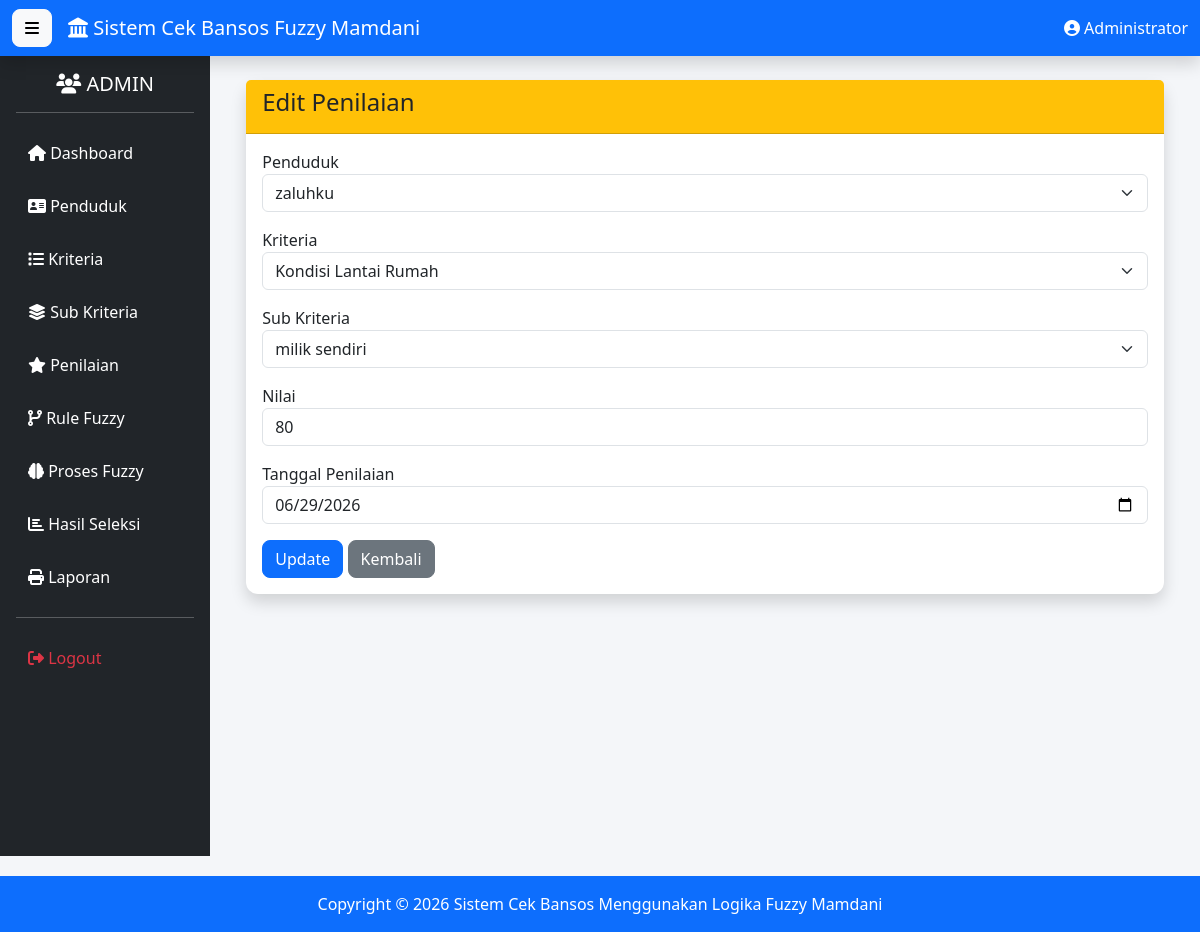
Screenshot of /penilaian/edit.php?id=2 (signed in) with the database file from the repository.
### tables this page shows
CREATE TABLE `penilaian` (
  `id_penilaian` int(11) NOT NULL,
  `id_penduduk` int(11) DEFAULT NULL,
  `id_kriteria` int(11) DEFAULT NULL,
  `id_sub` int(11) DEFAULT NULL,
  `nilai` int(11) DEFAULT NULL,
  `tanggal_penilaian` date DEFAULT NULL
);

CREATE TABLE `penduduk` (
  `id_penduduk` int(11) NOT NULL,
  `nik` varchar(20) DEFAULT NULL,
  `nama` varchar(100) DEFAULT NULL,
  `jenis_kelamin` enum('Laki-laki','Perempuan') DEFAULT NULL,
  `tempat_lahir` varchar(50) DEFAULT NULL,
  `tanggal_lahir` date DEFAULT NULL,
  `alamat` text DEFAULT NULL,
  `desa` varchar(100) DEFAULT NULL,
  `kecamatan` varchar(100) DEFAULT NULL,
  `pekerjaan` varchar(100) DEFAULT NULL,
  `no_hp` varchar(15) DEFAULT NULL,
  `created_at` timestamp NOT NULL DEFAULT current_timestamp()
);

CREATE TABLE `kriteria` (
  `id_kriteria` int(11) NOT NULL,
  `nama_kriteria` varchar(100) DEFAULT NULL,
  `kode_kriteria` varchar(10) DEFAULT NULL,
  `bobot` decimal(5,2) DEFAULT NULL,
  `tipe` varchar(20) DEFAULT NULL,
  `keterangan` text DEFAULT NULL
);

CREATE TABLE `sub_kriteria` (
  `id_sub` int(11) NOT NULL,
  `id_kriteria` int(11) DEFAULT NULL,
  `nama_sub` varchar(100) DEFAULT NULL,
  `nilai` int(11) DEFAULT NULL,
  `kategori_fuzzy` varchar(50) DEFAULT NULL
);

### penilaian/edit.php (the view, shortened to what this page needs)
<?php
include "../config/koneksi.php";
$id=$_GET['id'];
$data=mysqli_query($conn,"
SELECT *
FROM penilaian
WHERE id_penilaian='$id'
");
$d=mysqli_fetch_assoc($data);
$penduduk=mysqli_query($conn,"SELECT * FROM penduduk ORDER BY nama");
$kriteria=mysqli_query($conn,"SELECT * FROM kriteria ORDER BY kode_kriteria");
$sub=mysqli_query($conn,"SELECT * FROM sub_kriteria ORDER BY nama_sub");
include "../template/header.php";
include "../template/navbar.php";
include "../template/sidebar.php";
?>
<div class="container-fluid">
<div class="card shadow">
<div class="card-header bg-warning">
<h4>Edit Penilaian</h4>
</div>
<div class="card-body">
<form action="update.php" method="POST">
<div class="mb-3">
<label>Penduduk</label>
<select name="id_penduduk" class="form-select">
<?php while($p=mysqli_fetch_assoc($penduduk)){ ?>
<option value="<?= $p['id_penduduk']; ?>"
<?=($p['id_penduduk']==$d['id_penduduk'])?'selected':'';?>>
<?= $p['nama']; ?>
</option>
<?php } ?>
</select>
</div>
<div class="mb-3">
<label>Kriteria</label>
<select name="id_kriteria" class="form-select">
<?php while($k=mysqli_fetch_assoc($kriteria)){ ?>
<option value="<?= $k['id_kriteria']; ?>"
<?=($k['id_kriteria']==$d['id_kriteria'])?'selected':'';?>>
<?= $k['nama_kriteria']; ?>
</option>
<?php } ?>
</select>
</div>
<div class="mb-3">
<label>Sub Kriteria</label>
<select name="id_sub" class="form-select">
<?php while($s=mysqli_fetch_assoc($sub)){ ?>
<option value="<?= $s['id_sub']; ?>"
<?=($s['id_sub']==$d['id_sub'])?'selected':'';?>>
<?= $s['nama_sub']; ?>
</option>
<?php } ?>
</select>
</div>
<div class="mb-3">
<label>Nilai</label>
<input type="number"
name="nilai"
class="form-control"
value="<?= $d['nilai']; ?>">
</div>
<div class="mb-3">
<label>Tanggal Penilaian</label>
<input type="date"
name="tanggal_penilaian"
class="form-control"
value="<?= $d['tanggal_penilaian']; ?>">
</div>
<button class="btn btn-primary">
Update
</button>
<a href="index.php" class="btn btn-secondary">
Kembali
</a>
</form>
</div>
</div>
</div>
<?php
include "../template/footer.php";
include "../template/script.php";
?>

### assets/css/style.css (style rules this page uses)
body { background:#f4f6f9; font-family:Segoe UI; }
.card { border:none; border-radius:12px; }
.card-header { font-weight:bold; }
.btn { border-radius:8px; }

### rows the page displays
penilaian: id_penduduk "zaluhku", id_kriteria "Kondisi Lantai Rumah", id_sub "milik sendiri", nilai "80", tanggal_penilaian "06/29/2026"

### other values shown
$_SESSION['nama'] "Administrator"
